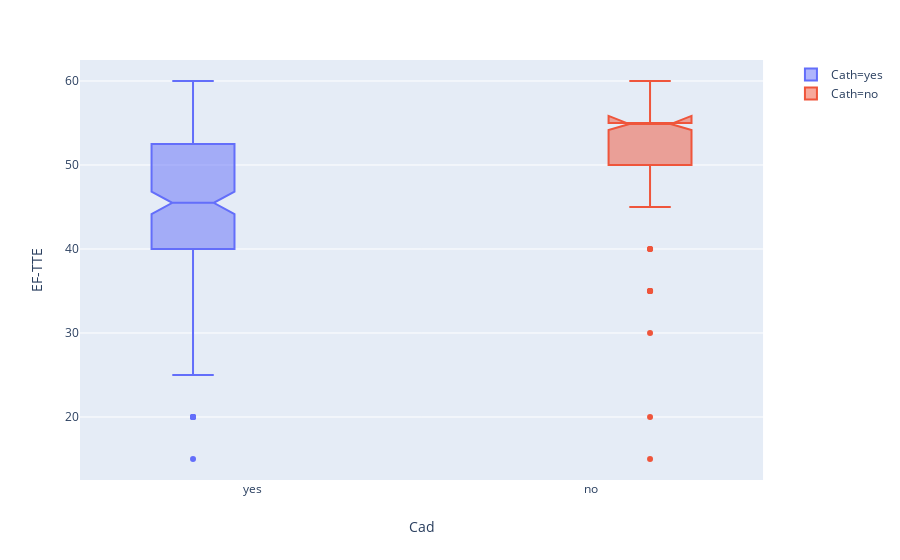

The notebook cell this image was saved under:
### Code cell
fig = px.box(df2, y='EF-TTE', x='Cath', color='Cath', notched=True)
fig.update_layout(
    xaxis_title="Cad"
)
fig.show()

### Figure 1 — Plotly figure (JSON) as saved in the notebook; plotly's stock layout.template omitted (floating-point values rounded to 4 significant figures; data arrays with more than 128 entries replaced by an {"elided": "..."} marker saying what was removed)
{"data": [{"alignmentgroup": "True", "hoverlabel": {"namelength": 0}, "hovertemplate": "Cath=%{x}<br>EF-TTE=%{y}", "legendgroup": "Cath=yes", "marker": {"color": "#636efa"}, "name": "Cath=yes", "notched": true, "offsetgroup": "Cath=yes", "orientation": "v", "showlegend": true, "type": "box", "x": {"elided": "216 str values"}, "x0": " ", "xaxis": "x", "y": {"elided": "216 int values"}, "y0": " ", "yaxis": "y"}, {"alignmentgroup": "True", "hoverlabel": {"namelength": 0}, "hovertemplate": "Cath=%{x}<br>EF-TTE=%{y}", "legendgroup": "Cath=no", "marker": {"color": "#EF553B"}, "name": "Cath=no", "notched": true, "offsetgroup": "Cath=no", "orientation": "v", "showlegend": true, "type": "box", "x": ["no", "no", "no", "no", "no", "no", "no", "no", "no", "no", "no", "no", "no", "no", "no", "no", "no", "no", "no", "no", "no", "no", "no", "no", "no", "no", "no", "no", "no", "no", "no", "no", "no", "no", "no", "no", "no", "no", "no", "no", "no", "no", "no", "no", "no", "no", "no", "no", "no", "no", "no", "no", "no", "no", "no", "no", "no", "no", "no", "no", "no", "no", "no", "no", "no", "no", "no", "no", "no", "no", "no", "no", "no", "no", "no", "no", "no", "no", "no", "no", "no", "no", "no", "no", "no", "no", "no"], "x0": " ", "xaxis": "x", "y": [55, 50, 50, 35, 60, 35, 55, 50, 55, 55, 35, 45, 50, 55, 50, 55, 55, 55, 45, 55, 55, 55, 35, 40, 55, 50, 55, 55, 55, 55, 55, 55, 55, 50, 55, 55, 55, 55, 55, 15, 35, 55, 50, 50, 55, 40, 20, 50, 55, 55, 55, 55, 45, 30, 50, 55, 55, 55, 55, 55, 55, 45, 55, 55, 55, 55, 55, 50, 55, 50, 55, 55, 50, 55, 50, 45, 55, 55, 45, 60, 50, 45, 50, 55, 40, 55, 55], "y0": " ", "yaxis": "y"}], "layout": {"autosize": true, "boxmode": "group", "legend": {"tracegroupgap": 0}, "margin": {"t": 60}, "xaxis": {"anchor": "y", "autorange": true, "categoryarray": ["yes", "no"], "categoryorder": "array", "domain": [0, 0.98], "range": [-0.5082, 1.508], "title": {"text": "Cad"}, "type": "category"}, "yaxis": {"anchor": "x", "autorange": true, "domain": [0, 1], "range": [12.5, 62.5], "title": {"text": "EF-TTE"}, "type": "linear"}}}
